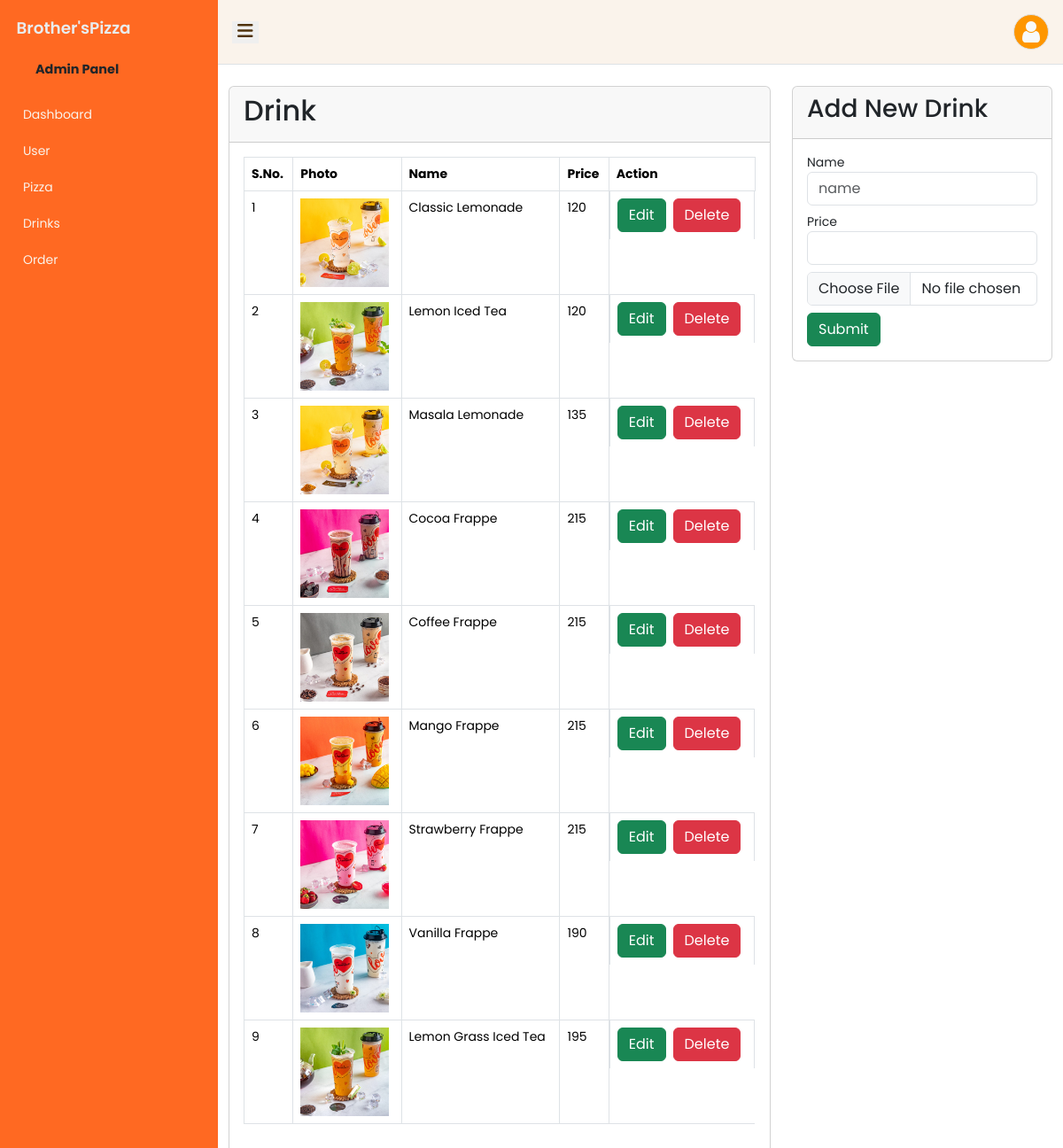
/admin/drinks.php (signed in), run on the app's committed database.
### tables this page shows
CREATE TABLE `drinks` (
  `d_id` varchar(10) NOT NULL,
  `d_name` varchar(50) NOT NULL,
  `d_price` int(10) NOT NULL,
  `d_image` varchar(50) NOT NULL
);

### admin/includes/functions.php (called while the page is built, shortened)
<?php
function get_drinks()
{
    global $db_conn;
    $sql = "SELECT * FROM drinks";
    $query = mysqli_query($db_conn,$sql);
    return $query;
}
?>

### admin/drinks.php (the view, shortened to what this page needs)
<?php include('includes/config.php') ?>
<?php include('includes/header.php') ?>
<?php include('includes/sidebar.php') ?>
<main>
    <section class="content">
      <div class="container-fluid">
        <div class="row mt-4">
            <div class="col-lg-8">
                <?php
                if(isset($_REQUEST['id'])) {
                     ?><div class="card">
                     <div class="card-header py-2">
                       <h3 class="card-title">
                         EDIT Drinks</h3>
                     </div>
                     <div class="card-body">
                        <?php
                        if(isset($_GET['id'])){
                            $d_id = $_GET['id'];
                            $q= "SELECT * FROM drinks WHERE d_id='$d_id'";
                            $q_run = mysqli_query($db_conn,$q);
                            if(mysqli_num_rows($q_run)>0)
                            {
                                foreach($q_run as $drinks)
                                {
                                ?>
                                <form action="" method="POST" enctype="multipart/form-data">
                                    <div class="row">
                                    <input type="hidden" name="p_id" value="<?=$drinks['d_id']?>">
                                    <div class="col-md-6 mb-3">
                                        <label for="name">Drink Name</label>
                                        <input type="text" name="name" value="<?= $drinks['d_name']?>" class="form-control">
                                    </div>
                                    <div class="col-md-6 mb-3">
                                        <label for="price">Price</label>
                                        <input type="number" name="price" value="<?= $drinks['d_price']?>" id="price" class="form-control">
                                    </div>
                                    <div class="col-md-6 mb-3">
                                        <input class="form-control mb-3" type="file" name="thumbnail" id="thumbnail">
                                        <input type="hidden" name="thumbnail_old" value="<?php echo $drinks['d_image']?>">
                                        <img  src=".<?=$drinks['d_image']?>" alt="" height="100">
                                    </div>
                                    <div class="col-md-6 mb-3">
                                    <button name="update" class="btn btn-success">Update  Drink</button>
                                    </div>
                                    </div>
                                </form>
                            <?php
                                }
                            }
                            else{
                                ?>
                                <h4>No record found</h4>
                        <?php }
                        }
                        ?>
                     </div>
                   </div>
                 <?php } else { ?><div class="card">
                    <div class="card-header py-2">
                        <h2 class="card-title">
                            Drink
                    </div>
                    <div class="card-body" style="max-height: calc(100vh - 180px); overflow-y: auto;">
                        <div class="table-responsive ">
                            <table class="table table-bordered" >
                            <thead>
                                <tr>
                                    <th>S.No.</th>
                                    <th>Photo</th>
                                    <th>Name</th>
                                    <th>Price</th>
                                    <th>Action</th>
                                </tr>
                            </thead>
                            <tbody>
                                <?php
                                    $count=1;
                                    $drinksdetail = get_drinks();
                                    while($drinks= mysqli_fetch_object($drinksdetail)){?>
                                    <tr>
                                        <td><?=$count++?></td>
                                        <td><img src=".<?=$drinks->d_image?>" alt="" height="100"></td>
                                        <td><?=$drinks->d_name?></td>
                                        <td><?=$drinks->d_price?></td>
                                        <td class='d-flex gap-2'>
                                            <a class="btn btn-success" href="?id=<?=$drinks->d_id?>">Edit</a>
                                            <form method="post" style="display: inline;">
                                                <button type="submit" name="delete" class="btn btn-danger">Delete</button>
                                            </form>
                                        </td>
                                    </tr>
                                <?php }?>
                            </tbody>
                            </table>
                        </div>
                    </div>
                </div>
            </div>
            <div class="col-lg-4">
                <div class="card">
                    <div class="card-header py-2">
                        <h3 class="card-title">
                            Add New Drink
                        </h3>
                    </div>
                    <div class="card-body">
                        <form action="" method="POST" enctype="multipart/form-data">
                            <div class="from-group">
                                <label for="title">Name</label>
                                <input class="form-control mb-2" type="text" name="name" placeholder="name" required>
                            </div>
                            <div class="from-group">
                                <label for="title">Price</label>
                                <input class="form-control mb-2" type="number" name="price" required>
                            </div>
                            <div class="form-group">
                                <input class="form-control mb-2" type="file" name="thumbnail" id="thumbnail" required>
                            </div>
                            <button name="submit" class="btn btn-success float-right">Submit</button>
                        </form>
                    </div>
                </div>
                <?php }?>
            </div>
        </div>
      </div>
    </section>
<?php include('includes/footer.php') ?>

### admin/css/style.css (style rules this page uses)
:root { --primary: #FE9600; --secondary: #FF6922; --light: #FAF3EB; --dark: #4F320C; }
body { font-family: 'Poppins', sans-serif; font-size: 0.875em; opacity:1; overflow-y:scroll; margin:0; }
a { cursor: pointer; text-decoration: none; font-family:'Poppins', sans-serif; }

### data on the page
drinks: d_image (picture), d_name "Classic Lemonade", d_price "120"
drinks: d_image (picture), d_name "Lemon Iced Tea", d_price "120"
drinks: d_image (picture), d_name "Masala Lemonade", d_price "135"
drinks: d_image (picture), d_name "Cocoa Frappe", d_price "215"
drinks: d_image (picture), d_name "Coffee Frappe", d_price "215"
drinks: d_image (picture), d_name "Mango Frappe", d_price "215"
drinks: d_image (picture), d_name "Strawberry Frappe", d_price "215"
drinks: d_image (picture), d_name "Vanilla Frappe", d_price "190"
drinks: d_image (picture), d_name "Lemon Grass Iced Tea", d_price "195"
